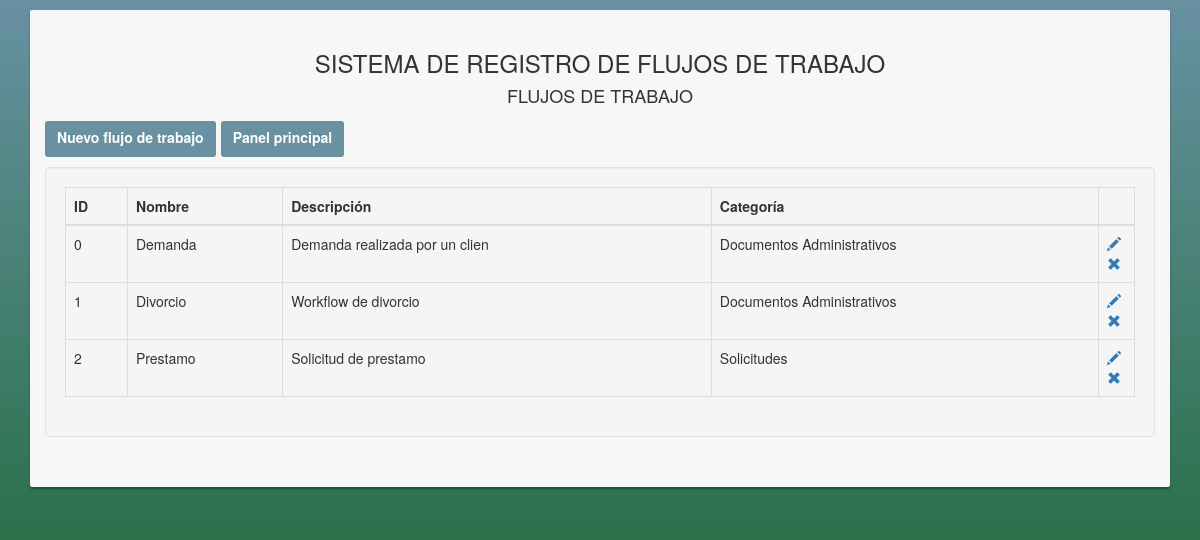
Page /workflow/lista.php (signed in) on the committed database.
### tables this page shows
CREATE TABLE `workflow` (
  `id_workflow` int(11) NOT NULL,
  `nombre` varchar(30) NOT NULL,
  `descripcion` varchar(30) NOT NULL,
  `id_categoria` int(11) NOT NULL
);

CREATE TABLE `categoria` (
  `id_categoria` int(11) NOT NULL,
  `descripcion` varchar(30) NOT NULL
);

### workflow/lista.php (the view, shortened to what this page needs)
<?php
require_once '../conexion.php';
$query = "SELECT id_workflow,workflow.nombre,workflow.descripcion, categoria.descripcion as categoria FROM workflow INNER JOIN categoria on workflow.id_categoria = categoria.id_categoria";
$result = mysqli_query($link, $query);
?>
<!DOCTYPE html>
<html>
<head>
    <link href="../css/bootstrap.css" rel="stylesheet">
    <link href="../css/style.css" rel="stylesheet">
</head>
<body>
<div class="container">
    <div class="card card-container">
        <div class="center-align">
            <h3 class="text-uppercase">Sistema de registro de flujos de trabajo</h3>
            <h4 class="text-uppercase">Flujos de trabajo</h4>
        </div>
        <div class="btn-toolbar">
            <a class="btn btn-primary btn-wrk" href="workflow.php">Nuevo flujo de trabajo</a>
            <a class="btn btn-primary btn-wrk" href="../dashboard_admin.php">Panel principal</a>
        </div>
        <div class="well">
            <table class="table table-bordered table-responsive">
                <thead>
                <tr>
                    <th>ID</th>
                    <th>Nombre</th>
                    <th>Descripción</th>
                    <th>Categoría</th>
                    <th style="width: 36px;"></th>
                </tr>
                </thead>
                <tbody>
                <?php
                if (mysqli_num_rows($result) > 0):
                    while ($row = mysqli_fetch_assoc($result)):
                        ?>
                        <tr>
                            <td><?php echo $row['id_workflow'] ?></td>
                            <td><?php echo $row['nombre'] ?></td>
                            <td><?php echo $row['descripcion'] ?></td>
                            <td><?php echo $row['categoria'] ?></td>
                            <td>
                                <a href="workflow.php?id=<?php echo $row['id_workflow'] ?>"><i
                                            class="glyphicon glyphicon-pencil"></i></a>
                                <a href="#" data-toggle="modal" class="delete-category"
                                   data-id="<?php echo $row['id_workflow'] ?>" data-target="#myModal"><i
                                            class="glyphicon glyphicon-remove"></i></a>
                            </td>
                        </tr>
                        <?php
                    endwhile;
                endif;
                ?>
                </tbody>
            </table>
        </div>
    </div>
</div>
</body>
</html>

### css/style.css (style rules this page uses)
body, html { height: 100%; background-repeat: no-repeat; background-image: linear-gradient(rgb(104, 145, 162), rgb(12, 97, 33)); }
.center-align { text-align: center; }
.card { background-color: #F7F7F7; padding: 20px 15px 30px; margin: 0 auto 25px; margin-top: 10px; -moz-border-radius: 2px; -webkit-border-radius: 2px; border-radius: 2px; -moz-box-shadow: 0px 2px 2px rgba(0, 0, 0, 0.3); -webkit-box-shadow: 0px 2px 2px rgba(0, 0, 0, 0.3); box-shadow: 0px 2px 2px rgba(0, 0, 0, 0.3); }
.well { margin-top: 10px; max-height: 400px; overflow-y: scroll; }
.btn.btn-wrk { background-color: rgb(104, 145, 162); font-weight: 700; font-size: 14px; height: 36px; -moz-border-radius: 3px; -webkit-border-radius: 3px; border-radius: 3px; border: none; -o-transition: all 0.218s; -moz-transition: all 0.218s; -webkit-transition: all 0.218s; transition: all 0.218s; }
.btn { background-color: rgb(104, 145, 162); -o-transition: all 0.218s; -moz-transition: all 0.218s; -webkit-transition: all 0.218s; transition: all 0.218s; margin-top:5px; }

### rows in the picture
workflow: id_workflow "0", nombre "Demanda", descripcion "Demanda realizada por un clien", id_categoria.descripcion "Documentos Administrativos"
workflow: id_workflow "1", nombre "Divorcio", descripcion "Workflow de divorcio", id_categoria.descripcion "Documentos Administrativos"
workflow: id_workflow "2", nombre "Prestamo", descripcion "Solicitud de prestamo", id_categoria.descripcion "Solicitudes"
